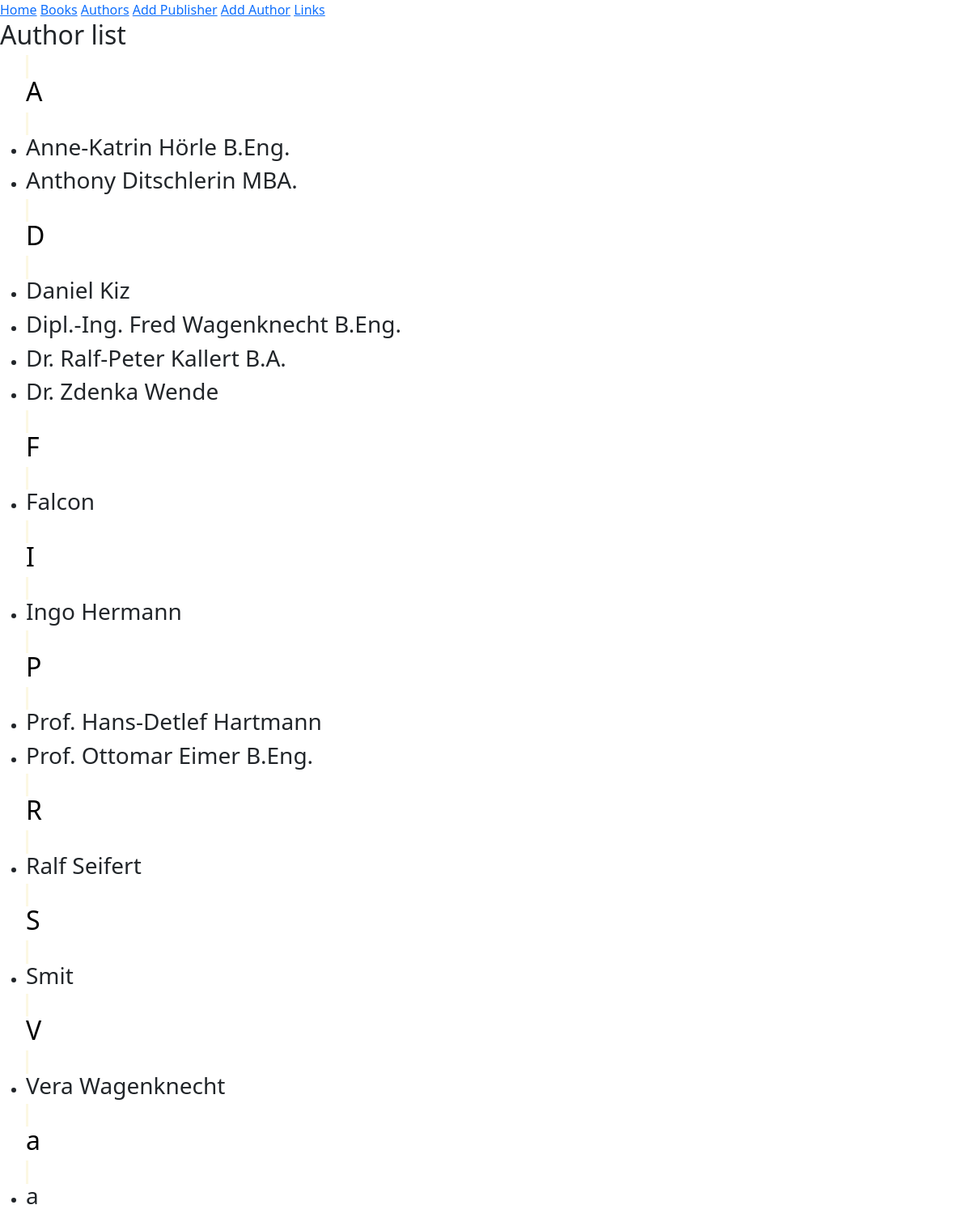
The app's page /authors with its own data.
### djbooks/models.py (models this page shows, shortened)
class Author(models.Model):
    salutation = models.CharField(max_length=10)
    name = models.CharField(max_length=200)
    email = models.EmailField()

### djbooks/views.py (the view)
# urls.py: path("authors", views.author_list, name='authors'),
def author_list(request):
    authors_queryset = Author.objects.order_by('name')
    if 'msg' in request.session.keys():
        msg = request.session['msg']
        request.session['msg'] = ''
    else:
        msg = ''
    return render(request, 'djbooks/authors.html', {'authors_queryset': authors_queryset, 'msg': msg})

### djbooks/templates/djbooks/authors.html (shortened to what this page needs)
{% extends "djbooks/layout.html" %}
{% block content %}
<h2>Author list</h2>
<div class="w3-container w3-center">
    <ul class="w3-ul w3-border">
        {% for a in authors_queryset %}
        {% ifchanged a.name.0 %}
        <b><mark>
                <h2>{{ a.name.0}}</h2>
            </mark></b>
        {% for ath in authors_queryset %}
        {% if a.name.0 == ath.name.0 %}
        <li>
            <h3>{{ ath.name }}</h3>
        </li>
        {%endif%}
        {% endfor %}
        {% endifchanged %}
        {% endfor %}
    </ul>
</div>
{% endblock %}

### records on screen
Author: name.0 "A", name "Anne-Katrin Hörle B.Eng."
Author: name "Anthony Ditschlerin MBA."
Author: name.0 "D", name "Daniel Kiz"
Author: name "Dipl.-Ing. Fred Wagenknecht B.Eng."
Author: name "Dr. Ralf-Peter Kallert B.A."
Author: name "Dr. Zdenka Wende"
Author: name.0 "F", name "Falcon"
Author: name.0 "I", name "Ingo Hermann"
Author: name.0 "P", name "Prof. Hans-Detlef Hartmann"
Author: name "Prof. Ottomar Eimer B.Eng."
Author: name.0 "R", name "Ralf Seifert"
Author: name.0 "S", name "Smit"
Author: name.0 "V", name "Vera Wagenknecht"
Author: name.0 "a", name "a"
